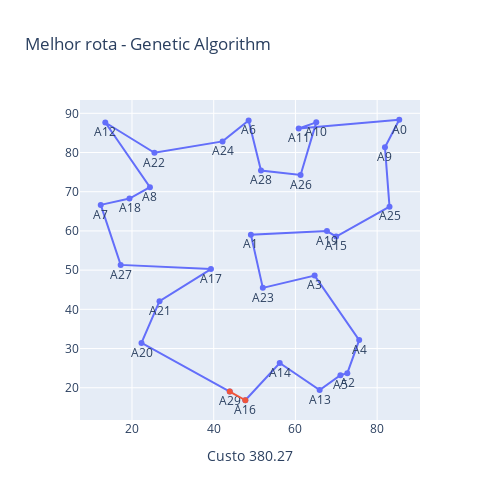

The notebook cell saved with this chart:
### Code cell
plot_all_best_routes(df_coordenadas, reorder_genetic_algorithm(), df_custo_correction, "Genetic Algorithm")

### Figure 1 — Plotly figure (JSON) as saved in the notebook; plotly's stock layout.template omitted (floating-point values rounded to 4 significant figures)
{"data": [{"mode": "lines+markers+text", "name": "", "text": ["A29", "A20", "A21", "A17", "A27", "A7", "A18", "A8", "A12", "A22", "A24", "A6", "A28", "A26", "A10", "A11", "A0", "A9", "A25", "A15", "A19", "A1", "A23", "A3", "A4", "A2", "A5", "A13", "A14", "A16"], "textposition": "bottom center", "type": "scatter", "x": [43.93, 22.33, 26.73, 39.32, 17.23, 12.35, 19.39, 24.39, 13.46, 25.49, 42.16, 48.54, 51.57, 61.26, 65.1, 60.8, 85.41, 81.91, 83.02, 69.97, 67.71, 49.1, 52.02, 64.7, 75.61, 72.7, 71.01, 65.93, 56.15, 47.73], "y": [19.03, 31.43, 42.09, 50.28, 51.34, 66.64, 68.26, 71.16, 87.65, 79.92, 82.83, 88.17, 75.4, 74.28, 87.69, 86.13, 88.35, 81.33, 66.19, 58.55, 59.95, 59.04, 45.48, 48.6, 32.15, 23.71, 23.2, 19.43, 26.31, 16.81]}, {"mode": "lines+markers", "name": "", "type": "scatter", "x": [47.73, 43.93], "y": [16.81, 19.03]}], "layout": {"autosize": false, "height": 500, "showlegend": false, "title": {"text": "Melhor rota - Genetic Algorithm "}, "width": 500, "xaxis": {"title": {"text": "Custo 380.27"}}}}
